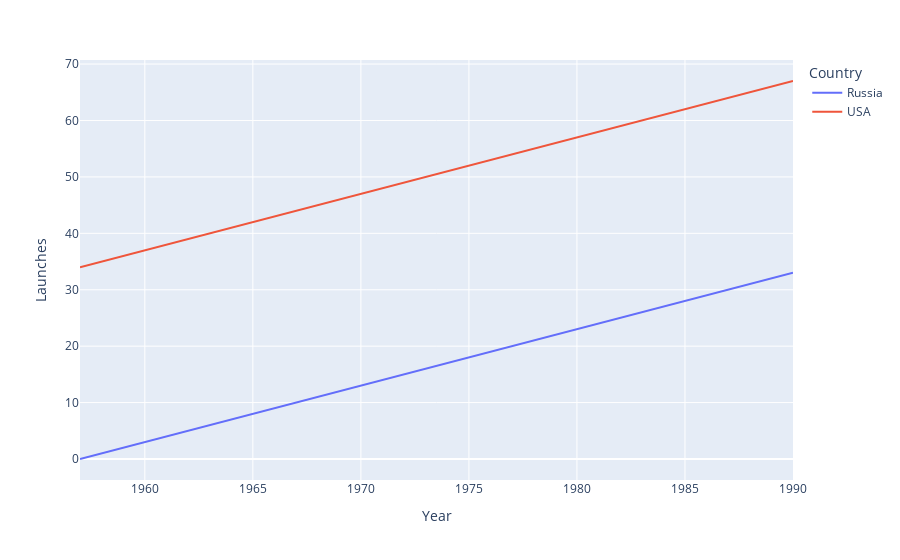

The notebook cell saved with this chart:
### Code cell
# Make a chart, bar or line, of # of launches(counts) per year
l_chart = px.line(counts_by_year,
                  x="Year_Only", 
                  y="Launches",
                  color="Country",
                  hover_name="Launches")
 
l_chart.update_layout(xaxis_title="Year",
                      yaxis_title="Launches")
 
l_chart.show()

### Figure 1 — Plotly figure (JSON) as saved in the notebook; plotly's stock layout.template omitted (floating-point values rounded to 4 significant figures)
{"data": [{"hovertemplate": "<b>%{hovertext}</b><br><br>Country=Russia<br>Year_Only=%{x}<br>Launches=%{y}<extra></extra>", "hovertext": [0, 1, 2, 3, 4, 5, 6, 7, 8, 9, 10, 11, 12, 13, 14, 15, 16, 17, 18, 19, 20, 21, 22, 23, 24, 25, 26, 27, 28, 29, 30, 31, 32, 33], "legendgroup": "Russia", "line": {"color": "#636efa", "dash": "solid"}, "marker": {"symbol": "circle"}, "mode": "lines", "name": "Russia", "orientation": "v", "showlegend": true, "type": "scatter", "x": [1957, 1958, 1959, 1960, 1961, 1962, 1963, 1964, 1965, 1966, 1967, 1968, 1969, 1970, 1971, 1972, 1973, 1974, 1975, 1976, 1977, 1978, 1979, 1980, 1981, 1982, 1983, 1984, 1985, 1986, 1987, 1988, 1989, 1990], "xaxis": "x", "y": [0, 1, 2, 3, 4, 5, 6, 7, 8, 9, 10, 11, 12, 13, 14, 15, 16, 17, 18, 19, 20, 21, 22, 23, 24, 25, 26, 27, 28, 29, 30, 31, 32, 33], "yaxis": "y"}, {"hovertemplate": "<b>%{hovertext}</b><br><br>Country=USA<br>Year_Only=%{x}<br>Launches=%{y}<extra></extra>", "hovertext": [34, 35, 36, 37, 38, 39, 40, 41, 42, 43, 44, 45, 46, 47, 48, 49, 50, 51, 52, 53, 54, 55, 56, 57, 58, 59, 60, 61, 62, 63, 64, 65, 66, 67], "legendgroup": "USA", "line": {"color": "#EF553B", "dash": "solid"}, "marker": {"symbol": "circle"}, "mode": "lines", "name": "USA", "orientation": "v", "showlegend": true, "type": "scatter", "x": [1957, 1958, 1959, 1960, 1961, 1962, 1963, 1964, 1965, 1966, 1967, 1968, 1969, 1970, 1971, 1972, 1973, 1974, 1975, 1976, 1977, 1978, 1979, 1980, 1981, 1982, 1983, 1984, 1985, 1986, 1987, 1988, 1989, 1990], "xaxis": "x", "y": [34, 35, 36, 37, 38, 39, 40, 41, 42, 43, 44, 45, 46, 47, 48, 49, 50, 51, 52, 53, 54, 55, 56, 57, 58, 59, 60, 61, 62, 63, 64, 65, 66, 67], "yaxis": "y"}], "layout": {"legend": {"title": {"text": "Country"}, "tracegroupgap": 0}, "margin": {"t": 60}, "xaxis": {"anchor": "y", "domain": [0, 1], "title": {"text": "Year"}}, "yaxis": {"anchor": "x", "domain": [0, 1], "title": {"text": "Launches"}}}}
